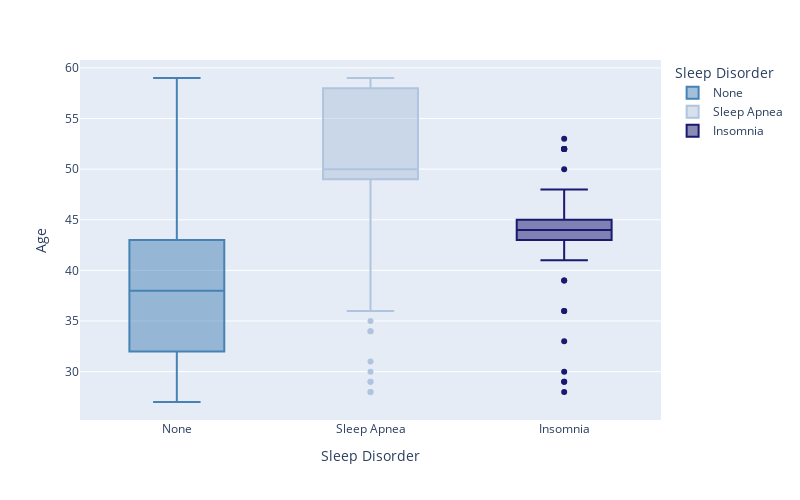

The notebook cell saved with this chart:
### Code cell
px.box(
    x='Sleep Disorder',
      y='Age',
        data_frame=df,
        color='Sleep Disorder',
        color_discrete_map={'None': 'steelblue', 'Sleep Apnea': 'lightsteelblue', 'Insomnia': 'midnightblue'},
        width=800, height=500)

### Figure 1 — Plotly figure (JSON) as saved in the notebook; plotly's stock layout.template omitted (floating-point values rounded to 4 significant figures; data arrays with more than 128 entries replaced by an {"elided": "..."} marker saying what was removed)
{"data": [{"alignmentgroup": "True", "hovertemplate": "Sleep Disorder=%{x}<br>Age=%{y}<extra></extra>", "legendgroup": "None", "marker": {"color": "steelblue"}, "name": "None", "notched": false, "offsetgroup": "None", "orientation": "v", "showlegend": true, "type": "box", "x": {"elided": "219 str values"}, "x0": " ", "xaxis": "x", "y": {"elided": "219 int values"}, "y0": " ", "yaxis": "y"}, {"alignmentgroup": "True", "hovertemplate": "Sleep Disorder=%{x}<br>Age=%{y}<extra></extra>", "legendgroup": "Sleep Apnea", "marker": {"color": "lightsteelblue"}, "name": "Sleep Apnea", "notched": false, "offsetgroup": "Sleep Apnea", "orientation": "v", "showlegend": true, "type": "box", "x": ["Sleep Apnea", "Sleep Apnea", "Sleep Apnea", "Sleep Apnea", "Sleep Apnea", "Sleep Apnea", "Sleep Apnea", "Sleep Apnea", "Sleep Apnea", "Sleep Apnea", "Sleep Apnea", "Sleep Apnea", "Sleep Apnea", "Sleep Apnea", "Sleep Apnea", "Sleep Apnea", "Sleep Apnea", "Sleep Apnea", "Sleep Apnea", "Sleep Apnea", "Sleep Apnea", "Sleep Apnea", "Sleep Apnea", "Sleep Apnea", "Sleep Apnea", "Sleep Apnea", "Sleep Apnea", "Sleep Apnea", "Sleep Apnea", "Sleep Apnea", "Sleep Apnea", "Sleep Apnea", "Sleep Apnea", "Sleep Apnea", "Sleep Apnea", "Sleep Apnea", "Sleep Apnea", "Sleep Apnea", "Sleep Apnea", "Sleep Apnea", "Sleep Apnea", "Sleep Apnea", "Sleep Apnea", "Sleep Apnea", "Sleep Apnea", "Sleep Apnea", "Sleep Apnea", "Sleep Apnea", "Sleep Apnea", "Sleep Apnea", "Sleep Apnea", "Sleep Apnea", "Sleep Apnea", "Sleep Apnea", "Sleep Apnea", "Sleep Apnea", "Sleep Apnea", "Sleep Apnea", "Sleep Apnea", "Sleep Apnea", "Sleep Apnea", "Sleep Apnea", "Sleep Apnea", "Sleep Apnea", "Sleep Apnea", "Sleep Apnea", "Sleep Apnea", "Sleep Apnea", "Sleep Apnea", "Sleep Apnea", "Sleep Apnea", "Sleep Apnea", "Sleep Apnea", "Sleep Apnea", "Sleep Apnea", "Sleep Apnea", "Sleep Apnea", "Sleep Apnea"], "x0": " ", "xaxis": "x", "y": [28, 28, 29, 29, 30, 31, 34, 34, 35, 36, 36, 38, 38, 42, 42, 43, 43, 48, 49, 49, 49, 49, 49, 49, 49, 49, 49, 49, 50, 50, 50, 50, 50, 50, 50, 50, 50, 50, 50, 50, 50, 50, 50, 50, 50, 51, 51, 51, 55, 55, 57, 57, 57, 57, 57, 57, 57, 57, 58, 58, 58, 58, 58, 58, 59, 59, 59, 59, 59, 59, 59, 59, 59, 59, 59, 59, 59, 59], "y0": " ", "yaxis": "y"}, {"alignmentgroup": "True", "hovertemplate": "Sleep Disorder=%{x}<br>Age=%{y}<extra></extra>", "legendgroup": "Insomnia", "marker": {"color": "midnightblue"}, "name": "Insomnia", "notched": false, "offsetgroup": "Insomnia", "orientation": "v", "showlegend": true, "type": "box", "x": ["Insomnia", "Insomnia", "Insomnia", "Insomnia", "Insomnia", "Insomnia", "Insomnia", "Insomnia", "Insomnia", "Insomnia", "Insomnia", "Insomnia", "Insomnia", "Insomnia", "Insomnia", "Insomnia", "Insomnia", "Insomnia", "Insomnia", "Insomnia", "Insomnia", "Insomnia", "Insomnia", "Insomnia", "Insomnia", "Insomnia", "Insomnia", "Insomnia", "Insomnia", "Insomnia", "Insomnia", "Insomnia", "Insomnia", "Insomnia", "Insomnia", "Insomnia", "Insomnia", "Insomnia", "Insomnia", "Insomnia", "Insomnia", "Insomnia", "Insomnia", "Insomnia", "Insomnia", "Insomnia", "Insomnia", "Insomnia", "Insomnia", "Insomnia", "Insomnia", "Insomnia", "Insomnia", "Insomnia", "Insomnia", "Insomnia", "Insomnia", "Insomnia", "Insomnia", "Insomnia", "Insomnia", "Insomnia", "Insomnia", "Insomnia", "Insomnia", "Insomnia", "Insomnia", "Insomnia", "Insomnia", "Insomnia", "Insomnia", "Insomnia", "Insomnia", "Insomnia", "Insomnia", "Insomnia", "Insomnia"], "x0": " ", "xaxis": "x", "y": [28, 29, 29, 30, 33, 36, 36, 39, 39, 41, 42, 43, 43, 43, 43, 43, 43, 43, 43, 43, 43, 43, 43, 43, 43, 43, 43, 43, 44, 44, 44, 44, 44, 44, 44, 44, 44, 44, 44, 44, 44, 44, 44, 44, 44, 44, 44, 44, 44, 44, 44, 44, 44, 44, 44, 44, 45, 45, 45, 45, 45, 45, 45, 45, 45, 45, 45, 48, 48, 50, 52, 52, 52, 52, 52, 52, 53], "y0": " ", "yaxis": "y"}], "layout": {"boxmode": "overlay", "height": 500, "legend": {"title": {"text": "Sleep Disorder"}, "tracegroupgap": 0}, "margin": {"t": 60}, "width": 800, "xaxis": {"anchor": "y", "categoryarray": ["None", "Sleep Apnea", "Insomnia"], "categoryorder": "array", "domain": [0, 1], "title": {"text": "Sleep Disorder"}}, "yaxis": {"anchor": "x", "domain": [0, 1], "title": {"text": "Age"}}}}
